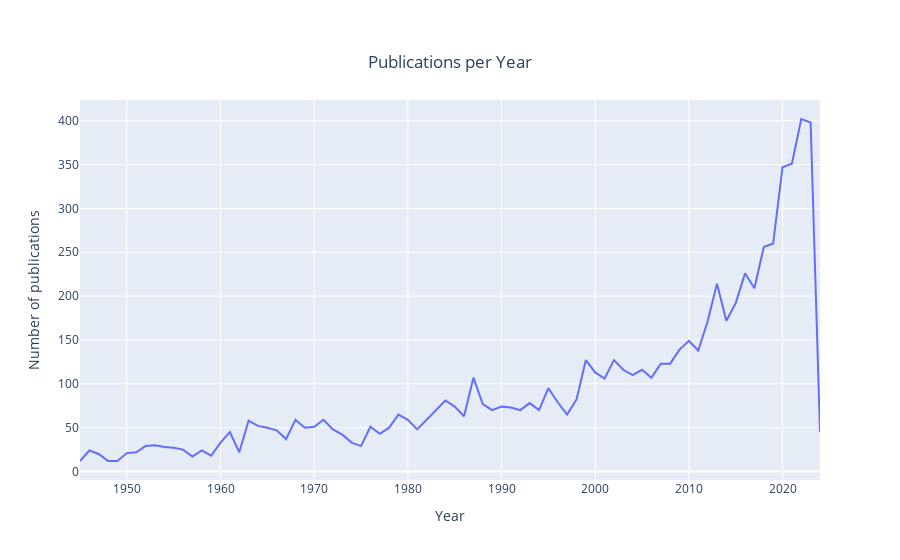

Notebook source saved alongside this figure:
### Code cell
fig = px.line(raw_df.groupby(['Year'], as_index=False)['Title'].count(),
                x = 'Year',
                y = 'Title',
                title='Publications per Year',
                labels = {
                    "Year": "Year",
                    "Title": "Number of publications"
                }
)
fig.update_layout(
    title={
        'text': "Publications per Year",
        'y':0.9,
        'x':0.5,
        'xanchor': 'center',
        'yanchor': 'top'
    }
)
fig.show()

### Figure 1 — Plotly figure (JSON) as saved in the notebook; plotly's stock layout.template omitted (floating-point values rounded to 4 significant figures)
{"data": [{"hovertemplate": "Year=%{x}<br>Number of publications=%{y}<extra></extra>", "legendgroup": "", "line": {"color": "#636efa", "dash": "solid"}, "marker": {"symbol": "circle"}, "mode": "lines", "name": "", "orientation": "v", "showlegend": false, "type": "scatter", "x": [1945, 1946, 1947, 1948, 1949, 1950, 1951, 1952, 1953, 1954, 1955, 1956, 1957, 1958, 1959, 1960, 1961, 1962, 1963, 1964, 1965, 1966, 1967, 1968, 1969, 1970, 1971, 1972, 1973, 1974, 1975, 1976, 1977, 1978, 1979, 1980, 1981, 1982, 1983, 1984, 1985, 1986, 1987, 1988, 1989, 1990, 1991, 1992, 1993, 1994, 1995, 1996, 1997, 1998, 1999, 2000, 2001, 2002, 2003, 2004, 2005, 2006, 2007, 2008, 2009, 2010, 2011, 2012, 2013, 2014, 2015, 2016, 2017, 2018, 2019, 2020, 2021, 2022, 2023, 2024], "xaxis": "x", "y": [12, 24, 20, 12, 12, 21, 22, 29, 30, 28, 27, 25, 17, 24, 18, 33, 45, 22, 58, 52, 50, 47, 37, 59, 50, 51, 59, 48, 42, 33, 29, 51, 43, 50, 65, 59, 48, 59, 69, 81, 74, 63, 107, 77, 70, 74, 73, 70, 78, 70, 95, 79, 65, 82, 127, 113, 106, 127, 116, 110, 116, 107, 123, 123, 139, 149, 138, 171, 214, 172, 192, 226, 209, 256, 260, 347, 351, 402, 398, 45], "yaxis": "y"}], "layout": {"legend": {"tracegroupgap": 0}, "title": {"text": "Publications per Year", "x": 0.5, "xanchor": "center", "y": 0.9, "yanchor": "top"}, "xaxis": {"anchor": "y", "domain": [0, 1], "title": {"text": "Year"}}, "yaxis": {"anchor": "x", "domain": [0, 1], "title": {"text": "Number of publications"}}}}
